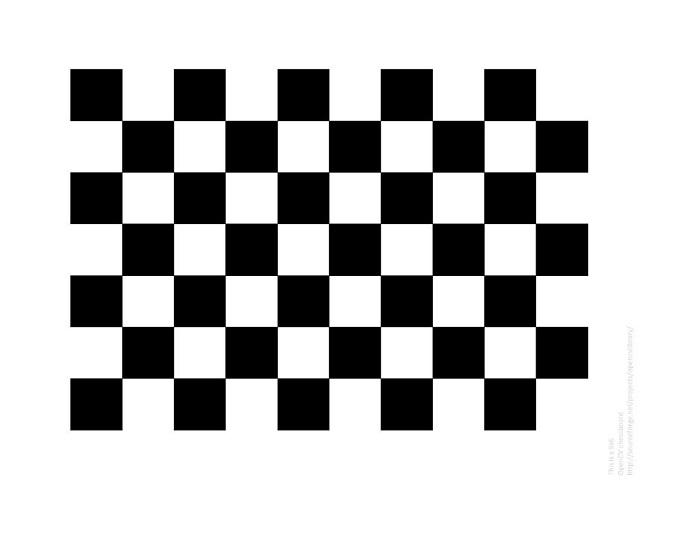
#> input picture chessboard.jpg, 700 x 540 px
$ python 038_corner.py
#> lines starting #> are read from the running program, lines starting #| are printed output that depends on the picture; after the words box and inside, x2 and y2 are one past the last pixel; in counts of white or black regions, pixels touching at a corner belong together
import cv2
import numpy as np

img = cv2.imread('chessboard.jpg')
#> img is the input picture: shape (540, 700, 3); min 0, max 255, mean 191.1
gray = cv2.cvtColor(img, cv2.COLOR_BGR2GRAY)

# ---------------------------------------------
# Harris角点检测
# ---------------------------------------------
# gray = np.float32(gray)
# dst = cv2.cornerHarris(gray, 2, 3, 0.04)
#
# dst = cv2.dilate(dst, None)
#
# img[dst > 0.01 * dst.max()] = [0, 0, 255]

# ---------------------------------------------
# 亚像素级精确度角点检测
# ---------------------------------------------
# gray = np.float32(gray)
# dst = cv2.cornerHarris(gray, 2, 3, 0.04)
# dst = cv2.dilate(dst, None)
# ret, dst = cv2.threshold(dst, 0.01 * dst.max(), 255, 0)
# dst = np.uint8(dst)
#
# ret, labels, stats, centroids = cv2.connectedComponentsWithStats(dst)
#
# criteria = (cv2.TERM_CRITERIA_EPS + cv2.TERM_CRITERIA_MAX_ITER, 100, 0.001)
# corners = cv2.cornerSubPix(gray, np.float32(centroids), (5, 5), (-1, -1), criteria)
#
# res = np.hstack((centroids, corners))
# # np.int0用来舍去小数点后的尾数
# res = np.int0(res)
# img[res[:, 1], res[:, 0]] = [0, 0, 255]
# img[res[:, 3], res[:, 2]] = [0, 255, 0]

# ---------------------------------------------
# Shi-Tomasi角点检测 & 适合于跟踪的图像特征
# ---------------------------------------------
corners = cv2.goodFeaturesToTrack(gray, 25, 0.01, 10)
#> corners = 25 rows, first 8: [433, 276], [536, 276], [433, 326], [173, 276], [173, 326], [121, 121], [536, 326], [121, 224]
corners = np.int0(corners)

for i in corners:
    x, y = i.ravel()
    cv2.circle(img, (x, y), 3, 255, -1)
#> this loop made 25 passes
#> (x, y) on passes 1 to 12: (433, 276), (536, 276), (433, 326), (173, 276), (173, 326), (121, 121), (536, 326), (121, 224), (381, 121), (278, 224), (278, 121), (433, 120)
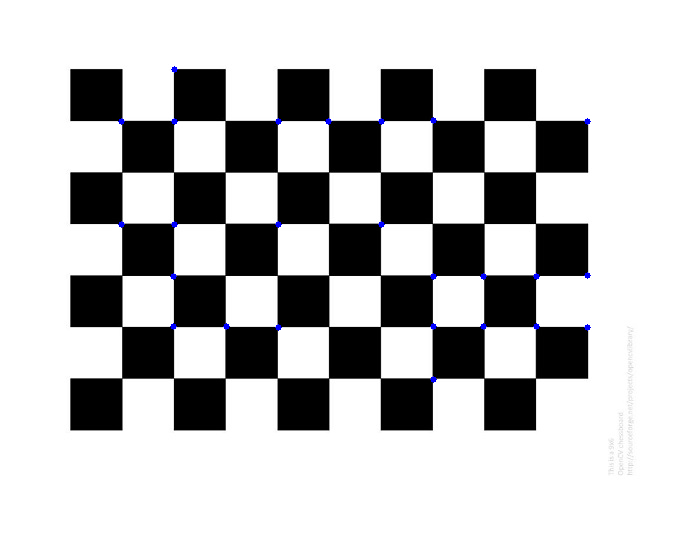
#> img: shape (540, 700, 3); 0.19% of pixels changed, all inside (x1, y1, x2, y2) = (118, 66, 591, 383)

cv2.imshow('dst', img)
cv2.waitKey(0)
cv2.destroyAllWindows()

$ run again, with drawing.jpg copied over chessboard.jpg
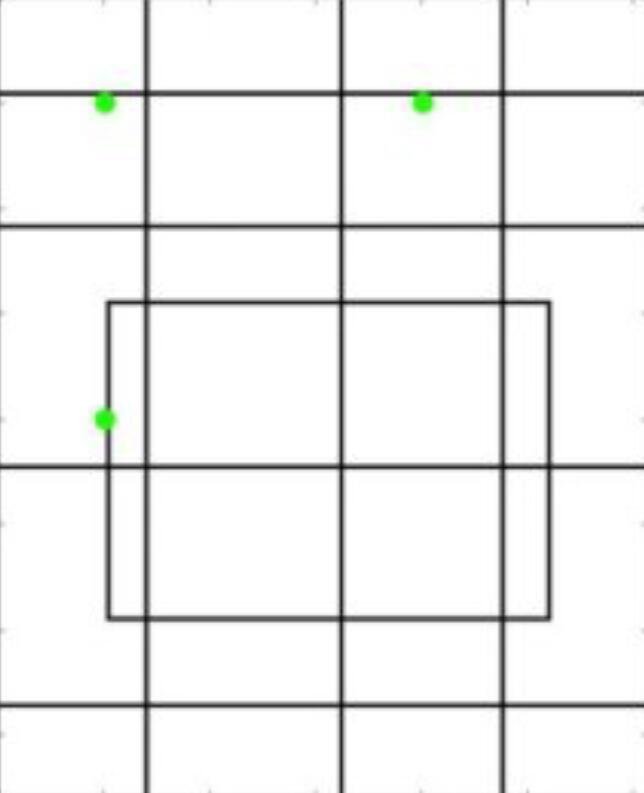
#> input picture drawing.jpg, 644 x 793 px
#> img is the input picture: shape (793, 644, 3); mean B, G, R 240.5, 241, 240.6
#> corners = 25 rows, first 8: [505, 470], [506, 709], [549, 302], [505, 97], [341, 707], [341, 469], [341, 96], [143, 226]
#> the loop `for i in corners:` made 25 passes
#> after the loop `for i in corners:`:
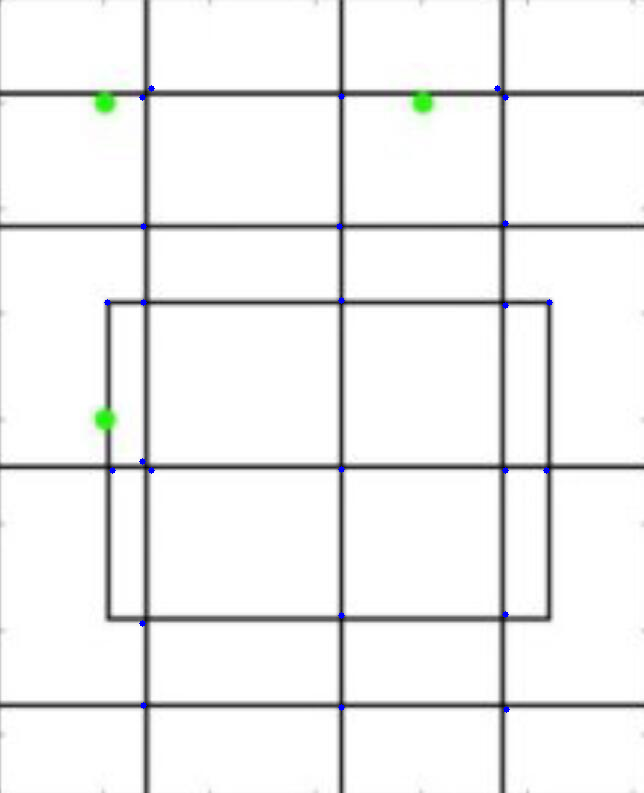
#> img: shape (793, 644, 3); 0.14% of pixels changed, all inside (x1, y1, x2, y2) = (104, 85, 553, 713)
